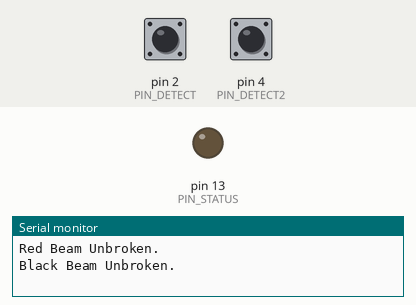
The sketch below on a simulated Arduino Uno, built with avr-gcc and run on an emulated ATmega328P. Parts: output pins drawn as LEDs (lit = HIGH), the last lines printed to the serial monitor. The inputs (shaded band) are chosen by the test bench; at power-on: pin 2 (PIN_DETECT) HIGH, pin 4 (PIN_DETECT2) HIGH.

Above: at 1.2 s.
1.3 s: pin 2 (PIN_DETECT) pulled LOW for 0.15 s
At 1.37 s:
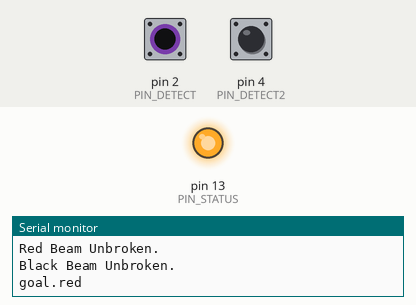
2.9 s: pin 4 (PIN_DETECT2) pulled LOW for 0.15 s
At 4.1 s:
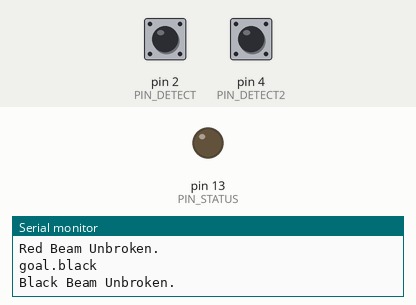
4.5 s: pin 4 (PIN_DETECT2) pulled LOW for 3.2 s
At 5.8 s:
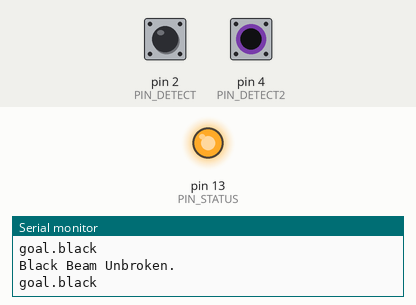
9.2 s: pin 2 (PIN_DETECT) pulled LOW for 3.2 s
At 13.0 s:
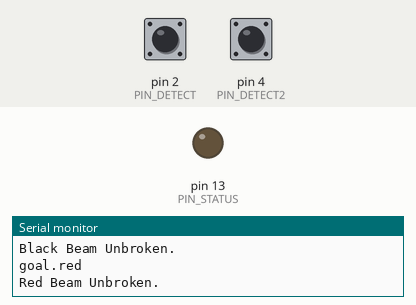
Timing chart, 0 to 14.5 s (numbered marks = the images above; inputs shaded):
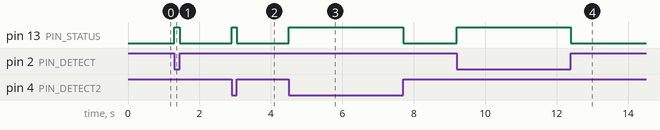

The sketch:

Goal_Detect.ino
```cpp
#define PIN_DETECT 2
#define PIN_DETECT2 4
#define PIN_STATUS 13


int redGoal = 0, redGoalLastState=0;
int blackGoal = 0, blackGoalLastState = 0;


void setup()
{
  pinMode(PIN_DETECT, INPUT);
  pinMode(PIN_DETECT2, INPUT);
  pinMode(PIN_STATUS, OUTPUT);

  digitalWrite(PIN_DETECT, HIGH);
  digitalWrite(PIN_DETECT2, HIGH);

  Serial.begin(9600);
}

void loop() {
  // read states of sensors
  redGoal = digitalRead(PIN_DETECT);
  blackGoal = digitalRead(PIN_DETECT2);

  // Check if either Sensor beam is broken

  if (redGoal == LOW || blackGoal == LOW) {
    digitalWrite(PIN_STATUS, HIGH);
  }
  else {
    digitalWrite(PIN_STATUS, LOW);
  }


  if (redGoal && !redGoalLastState) {
    Serial.println("Red Beam Unbroken.");
  }
  if (!redGoal && redGoalLastState) {
    Serial.println("goal.red");
  }
  if (blackGoal && !blackGoalLastState) {
    Serial.println("Black Beam Unbroken.");
  }
  if (!blackGoal && blackGoalLastState) {
    Serial.println("goal.black");
  }

  redGoalLastState = redGoal;
  blackGoalLastState = blackGoal;

  // digitalWrite(PIN_STATUS, !digitalRead(PIN_DETECT));
  // digitalWrite(PIN_STATUS, !digitalRead(PIN_DETECT2));
}
```

Measured:
- after the input at 1.3 s, pin 13 (PIN_STATUS): LOW → HIGH at once, → LOW 0.15 s later
- after the input at 2.9 s, pin 13 (PIN_STATUS): LOW → HIGH at once, → LOW 0.15 s later
- after the input at 4.5 s, pin 13 (PIN_STATUS): LOW → HIGH at once, → LOW 3.2 s later
- after the input at 9.2 s, pin 13 (PIN_STATUS): LOW → HIGH at once, → LOW 3.2 s later
